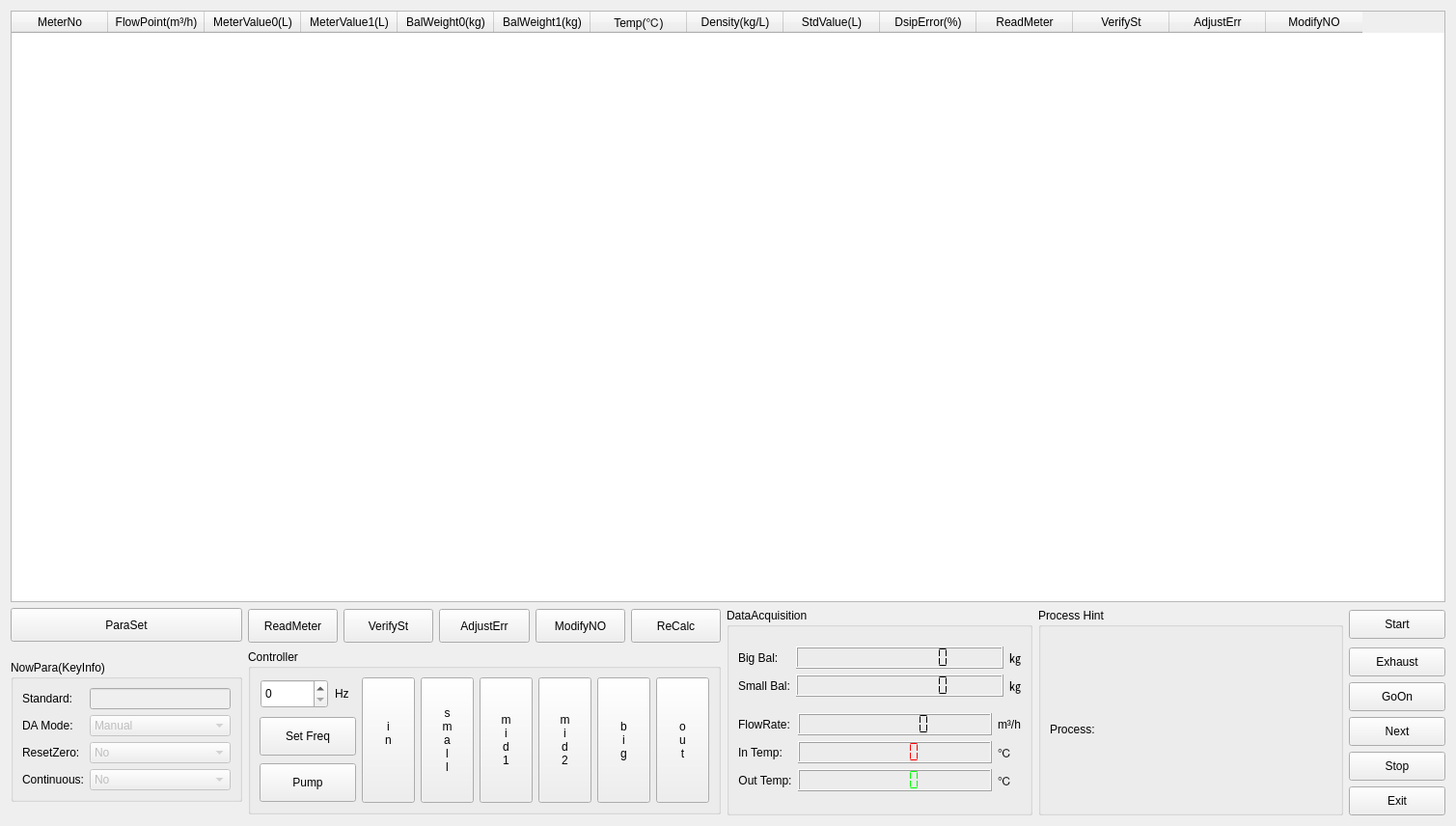
<?xml version="1.0" encoding="UTF-8"?>
<ui version="4.0">
 <class>FlowWeightClass</class>
 <widget class="QWidget" name="FlowWeightClass">
  <property name="geometry">
   <rect>
    <x>0</x>
    <y>0</y>
    <width>1509</width>
    <height>856</height>
   </rect>
  </property>
  <property name="windowTitle">
   <string>Flow Verify(Weight Method)</string>
  </property>
  <property name="windowIcon">
   <iconset>
    <normaloff>../gui/images/flowweight.png</normaloff>../gui/images/flowweight.png</iconset>
  </property>
  <layout class="QGridLayout" name="gridLayout_6">
   <item row="0" column="0" colspan="5">
    <widget class="QTableWidget" name="tableWidget">
     <property name="inputMethodHints">
      <set>Qt::ImhDigitsOnly|Qt::ImhFormattedNumbersOnly|Qt::ImhPreferNumbers</set>
     </property>
     <property name="editTriggers">
      <set>QAbstractItemView::CurrentChanged|QAbstractItemView::DoubleClicked|QAbstractItemView::EditKeyPressed</set>
     </property>
     <column>
      <property name="text">
       <string>MeterNo</string>
      </property>
     </column>
     <column>
      <property name="text">
       <string>FlowPoint(m³/h)</string>
      </property>
     </column>
     <column>
      <property name="text">
       <string>MeterValue0(L)</string>
      </property>
     </column>
     <column>
      <property name="text">
       <string>MeterValue1(L)</string>
      </property>
     </column>
     <column>
      <property name="text">
       <string>BalWeight0(kg)</string>
      </property>
     </column>
     <column>
      <property name="text">
       <string>BalWeight1(kg)</string>
      </property>
     </column>
     <column>
      <property name="text">
       <string>Temp(℃)</string>
      </property>
     </column>
     <column>
      <property name="text">
       <string>Density(kg/L)</string>
      </property>
     </column>
     <column>
      <property name="text">
       <string>StdValue(L)</string>
      </property>
     </column>
     <column>
      <property name="text">
       <string>DsipError(%)</string>
      </property>
      <property name="background">
       <color>
        <red>128</red>
        <green>0</green>
        <blue>0</blue>
       </color>
      </property>
     </column>
     <column>
      <property name="text">
       <string>ReadMeter</string>
      </property>
     </column>
     <column>
      <property name="text">
       <string>VerifySt</string>
      </property>
     </column>
     <column>
      <property name="text">
       <string>AdjustErr</string>
      </property>
     </column>
     <column>
      <property name="text">
       <string>ModifyNO</string>
      </property>
     </column>
    </widget>
   </item>
   <item row="1" column="0">
    <widget class="QPushButton" name="btnParaSet">
     <property name="sizePolicy">
      <sizepolicy hsizetype="Fixed" vsizetype="Fixed">
       <horstretch>0</horstretch>
       <verstretch>0</verstretch>
      </sizepolicy>
     </property>
     <property name="minimumSize">
      <size>
       <width>240</width>
       <height>35</height>
      </size>
     </property>
     <property name="maximumSize">
      <size>
       <width>240</width>
       <height>35</height>
      </size>
     </property>
     <property name="text">
      <string>ParaSet</string>
     </property>
    </widget>
   </item>
   <item row="1" column="1" rowspan="6">
    <layout class="QGridLayout" name="gridLayout_5">
     <item row="0" column="0">
      <layout class="QGridLayout" name="gridLayout_4">
       <item row="0" column="0">
        <widget class="QPushButton" name="btnAllReadMeter">
         <property name="sizePolicy">
          <sizepolicy hsizetype="Fixed" vsizetype="Fixed">
           <horstretch>0</horstretch>
           <verstretch>0</verstretch>
          </sizepolicy>
         </property>
         <property name="minimumSize">
          <size>
           <width>80</width>
           <height>35</height>
          </size>
         </property>
         <property name="maximumSize">
          <size>
           <width>110</width>
           <height>35</height>
          </size>
         </property>
         <property name="text">
          <string>ReadMeter</string>
         </property>
        </widget>
       </item>
       <item row="0" column="1">
        <widget class="QPushButton" name="btnAllVerifyStatus">
         <property name="sizePolicy">
          <sizepolicy hsizetype="Fixed" vsizetype="Fixed">
           <horstretch>0</horstretch>
           <verstretch>0</verstretch>
          </sizepolicy>
         </property>
         <property name="minimumSize">
          <size>
           <width>80</width>
           <height>35</height>
          </size>
         </property>
         <property name="maximumSize">
          <size>
           <width>110</width>
           <height>35</height>
          </size>
         </property>
         <property name="text">
          <string>VerifySt</string>
         </property>
        </widget>
       </item>
       <item row="0" column="2">
        <widget class="QPushButton" name="btnAllAdjError">
         <property name="sizePolicy">
          <sizepolicy hsizetype="Fixed" vsizetype="Fixed">
           <horstretch>0</horstretch>
           <verstretch>0</verstretch>
          </sizepolicy>
         </property>
         <property name="minimumSize">
          <size>
           <width>80</width>
           <height>35</height>
          </size>
         </property>
         <property name="maximumSize">
          <size>
           <width>110</width>
           <height>35</height>
          </size>
         </property>
         <property name="text">
          <string>AdjustErr</string>
         </property>
        </widget>
       </item>
       <item row="0" column="3">
        <widget class="QPushButton" name="btnAllModifyNO">
         <property name="sizePolicy">
          <sizepolicy hsizetype="Fixed" vsizetype="Fixed">
           <horstretch>0</horstretch>
           <verstretch>0</verstretch>
          </sizepolicy>
         </property>
         <property name="minimumSize">
          <size>
           <width>80</width>
           <height>35</height>
          </size>
         </property>
         <property name="maximumSize">
          <size>
           <width>110</width>
           <height>35</height>
          </size>
         </property>
         <property name="text">
          <string>ModifyNO</string>
         </property>
        </widget>
       </item>
       <item row="0" column="4">
        <widget class="QPushButton" name="btnReCalc">
         <property name="sizePolicy">
          <sizepolicy hsizetype="Fixed" vsizetype="Fixed">
           <horstretch>0</horstretch>
           <verstretch>0</verstretch>
          </sizepolicy>
         </property>
         <property name="minimumSize">
          <size>
           <width>80</width>
           <height>35</height>
          </size>
         </property>
         <property name="maximumSize">
          <size>
           <width>110</width>
           <height>35</height>
          </size>
         </property>
         <property name="text">
          <string>ReCalc</string>
         </property>
        </widget>
       </item>
      </layout>
     </item>
     <item row="1" column="0">
      <widget class="QGroupBox" name="groupBox_2">
       <property name="sizePolicy">
        <sizepolicy hsizetype="Fixed" vsizetype="Fixed">
         <horstretch>0</horstretch>
         <verstretch>0</verstretch>
        </sizepolicy>
       </property>
       <property name="title">
        <string>Controller</string>
       </property>
       <layout class="QGridLayout" name="gridLayout">
        <item row="0" column="0">
         <layout class="QHBoxLayout" name="horizontalLayout">
          <property name="sizeConstraint">
           <enum>QLayout::SetDefaultConstraint</enum>
          </property>
          <item>
           <widget class="QSpinBox" name="spinBoxFreq">
            <property name="sizePolicy">
             <sizepolicy hsizetype="Fixed" vsizetype="Fixed">
              <horstretch>0</horstretch>
              <verstretch>0</verstretch>
             </sizepolicy>
            </property>
            <property name="minimumSize">
             <size>
              <width>70</width>
              <height>30</height>
             </size>
            </property>
            <property name="maximumSize">
             <size>
              <width>70</width>
              <height>30</height>
             </size>
            </property>
           </widget>
          </item>
          <item>
           <widget class="QLabel" name="label_13">
            <property name="sizePolicy">
             <sizepolicy hsizetype="Fixed" vsizetype="Fixed">
              <horstretch>0</horstretch>
              <verstretch>0</verstretch>
             </sizepolicy>
            </property>
            <property name="minimumSize">
             <size>
              <width>20</width>
              <height>20</height>
             </size>
            </property>
            <property name="maximumSize">
             <size>
              <width>20</width>
              <height>20</height>
             </size>
            </property>
            <property name="text">
             <string>Hz</string>
            </property>
           </widget>
          </item>
         </layout>
        </item>
        <item row="0" column="1" rowspan="3">
         <widget class="QToolButton" name="btnWaterIn">
          <property name="sizePolicy">
           <sizepolicy hsizetype="Fixed" vsizetype="Fixed">
            <horstretch>0</horstretch>
            <verstretch>0</verstretch>
           </sizepolicy>
          </property>
          <property name="minimumSize">
           <size>
            <width>55</width>
            <height>130</height>
           </size>
          </property>
          <property name="maximumSize">
           <size>
            <width>60</width>
            <height>130</height>
           </size>
          </property>
          <property name="text">
           <string>i
n
</string>
          </property>
         </widget>
        </item>
        <item row="0" column="3" rowspan="3">
         <widget class="QToolButton" name="btnValveMiddle1">
          <property name="sizePolicy">
           <sizepolicy hsizetype="Expanding" vsizetype="Preferred">
            <horstretch>0</horstretch>
            <verstretch>0</verstretch>
           </sizepolicy>
          </property>
          <property name="minimumSize">
           <size>
            <width>55</width>
            <height>130</height>
           </size>
          </property>
          <property name="maximumSize">
           <size>
            <width>60</width>
            <height>130</height>
           </size>
          </property>
          <property name="text">
           <string>m
i
d
1</string>
          </property>
         </widget>
        </item>
        <item row="0" column="2" rowspan="3">
         <widget class="QToolButton" name="btnValveSmall">
          <property name="sizePolicy">
           <sizepolicy hsizetype="Expanding" vsizetype="Preferred">
            <horstretch>0</horstretch>
            <verstretch>0</verstretch>
           </sizepolicy>
          </property>
          <property name="minimumSize">
           <size>
            <width>55</width>
            <height>130</height>
           </size>
          </property>
          <property name="maximumSize">
           <size>
            <width>60</width>
            <height>130</height>
           </size>
          </property>
          <property name="text">
           <string>s
m
a
l
l</string>
          </property>
         </widget>
        </item>
        <item row="0" column="4" rowspan="3">
         <widget class="QToolButton" name="btnValveMiddle2">
          <property name="sizePolicy">
           <sizepolicy hsizetype="Expanding" vsizetype="Preferred">
            <horstretch>0</horstretch>
            <verstretch>0</verstretch>
           </sizepolicy>
          </property>
          <property name="minimumSize">
           <size>
            <width>55</width>
            <height>130</height>
           </size>
          </property>
          <property name="maximumSize">
           <size>
            <width>60</width>
            <height>130</height>
           </size>
          </property>
          <property name="text">
           <string>m
i
d
2</string>
          </property>
         </widget>
        </item>
        <item row="1" column="0">
         <widget class="QToolButton" name="btnSetFreq">
          <property name="sizePolicy">
           <sizepolicy hsizetype="Fixed" vsizetype="Fixed">
            <horstretch>0</horstretch>
            <verstretch>0</verstretch>
           </sizepolicy>
          </property>
          <property name="minimumSize">
           <size>
            <width>100</width>
            <height>40</height>
           </size>
          </property>
          <property name="maximumSize">
           <size>
            <width>100</width>
            <height>40</height>
           </size>
          </property>
          <property name="text">
           <string>Set Freq</string>
          </property>
         </widget>
        </item>
        <item row="0" column="6" rowspan="3">
         <widget class="QToolButton" name="btnWaterOut">
          <property name="sizePolicy">
           <sizepolicy hsizetype="Expanding" vsizetype="Preferred">
            <horstretch>0</horstretch>
            <verstretch>0</verstretch>
           </sizepolicy>
          </property>
          <property name="minimumSize">
           <size>
            <width>55</width>
            <height>130</height>
           </size>
          </property>
          <property name="maximumSize">
           <size>
            <width>60</width>
            <height>130</height>
           </size>
          </property>
          <property name="text">
           <string>o
u
t</string>
          </property>
         </widget>
        </item>
        <item row="0" column="5" rowspan="3">
         <widget class="QToolButton" name="btnValveBig">
          <property name="sizePolicy">
           <sizepolicy hsizetype="Expanding" vsizetype="Preferred">
            <horstretch>0</horstretch>
            <verstretch>0</verstretch>
           </sizepolicy>
          </property>
          <property name="minimumSize">
           <size>
            <width>55</width>
            <height>130</height>
           </size>
          </property>
          <property name="maximumSize">
           <size>
            <width>60</width>
            <height>130</height>
           </size>
          </property>
          <property name="text">
           <string>b
i
g</string>
          </property>
         </widget>
        </item>
        <item row="2" column="0">
         <widget class="QToolButton" name="btnWaterPump">
          <property name="sizePolicy">
           <sizepolicy hsizetype="Fixed" vsizetype="Fixed">
            <horstretch>0</horstretch>
            <verstretch>0</verstretch>
           </sizepolicy>
          </property>
          <property name="minimumSize">
           <size>
            <width>100</width>
            <height>40</height>
           </size>
          </property>
          <property name="maximumSize">
           <size>
            <width>100</width>
            <height>40</height>
           </size>
          </property>
          <property name="text">
           <string>Pump</string>
          </property>
         </widget>
        </item>
       </layout>
      </widget>
     </item>
    </layout>
   </item>
   <item row="1" column="2" rowspan="6">
    <widget class="QGroupBox" name="groupBox_4">
     <property name="title">
      <string>DataAcquisition</string>
     </property>
     <layout class="QGridLayout" name="gridLayout_10">
      <item row="0" column="0">
       <layout class="QGridLayout" name="gridLayout_2">
        <item row="0" column="0">
         <widget class="QLabel" name="label_9">
          <property name="sizePolicy">
           <sizepolicy hsizetype="Fixed" vsizetype="Preferred">
            <horstretch>0</horstretch>
            <verstretch>0</verstretch>
           </sizepolicy>
          </property>
          <property name="text">
           <string>Big Bal:</string>
          </property>
         </widget>
        </item>
        <item row="0" column="1">
         <widget class="QLCDNumber" name="lcdBigBalance">
          <property name="sizePolicy">
           <sizepolicy hsizetype="Preferred" vsizetype="Fixed">
            <horstretch>0</horstretch>
            <verstretch>0</verstretch>
           </sizepolicy>
          </property>
          <property name="numDigits">
           <number>10</number>
          </property>
          <property name="segmentStyle">
           <enum>QLCDNumber::Flat</enum>
          </property>
         </widget>
        </item>
        <item row="0" column="2">
         <widget class="QLabel" name="label_11">
          <property name="sizePolicy">
           <sizepolicy hsizetype="Fixed" vsizetype="Preferred">
            <horstretch>0</horstretch>
            <verstretch>0</verstretch>
           </sizepolicy>
          </property>
          <property name="text">
           <string>㎏</string>
          </property>
         </widget>
        </item>
        <item row="1" column="0">
         <widget class="QLabel" name="label_10">
          <property name="sizePolicy">
           <sizepolicy hsizetype="Fixed" vsizetype="Preferred">
            <horstretch>0</horstretch>
            <verstretch>0</verstretch>
           </sizepolicy>
          </property>
          <property name="text">
           <string>Small Bal:</string>
          </property>
         </widget>
        </item>
        <item row="1" column="1">
         <widget class="QLCDNumber" name="lcdSmallBalance">
          <property name="sizePolicy">
           <sizepolicy hsizetype="Preferred" vsizetype="Fixed">
            <horstretch>0</horstretch>
            <verstretch>0</verstretch>
           </sizepolicy>
          </property>
          <property name="numDigits">
           <number>10</number>
          </property>
          <property name="segmentStyle">
           <enum>QLCDNumber::Flat</enum>
          </property>
         </widget>
        </item>
        <item row="1" column="2">
         <widget class="QLabel" name="label_12">
          <property name="sizePolicy">
           <sizepolicy hsizetype="Fixed" vsizetype="Preferred">
            <horstretch>0</horstretch>
            <verstretch>0</verstretch>
           </sizepolicy>
          </property>
          <property name="text">
           <string>㎏</string>
          </property>
         </widget>
        </item>
       </layout>
      </item>
      <item row="1" column="0">
       <layout class="QGridLayout" name="gridLayout_8">
        <item row="0" column="0">
         <widget class="QLabel" name="label_3">
          <property name="sizePolicy">
           <sizepolicy hsizetype="Fixed" vsizetype="Preferred">
            <horstretch>0</horstretch>
            <verstretch>0</verstretch>
           </sizepolicy>
          </property>
          <property name="text">
           <string>FlowRate:</string>
          </property>
          <property name="alignment">
           <set>Qt::AlignCenter</set>
          </property>
         </widget>
        </item>
        <item row="0" column="1">
         <widget class="QLCDNumber" name="lcdFlowRate">
          <property name="sizePolicy">
           <sizepolicy hsizetype="Preferred" vsizetype="Fixed">
            <horstretch>0</horstretch>
            <verstretch>0</verstretch>
           </sizepolicy>
          </property>
          <property name="numDigits">
           <number>7</number>
          </property>
          <property name="segmentStyle">
           <enum>QLCDNumber::Flat</enum>
          </property>
         </widget>
        </item>
        <item row="0" column="2">
         <widget class="QLabel" name="label_6">
          <property name="sizePolicy">
           <sizepolicy hsizetype="Fixed" vsizetype="Preferred">
            <horstretch>0</horstretch>
            <verstretch>0</verstretch>
           </sizepolicy>
          </property>
          <property name="text">
           <string>m³/h</string>
          </property>
         </widget>
        </item>
        <item row="1" column="0">
         <widget class="QLabel" name="label_4">
          <property name="sizePolicy">
           <sizepolicy hsizetype="Fixed" vsizetype="Preferred">
            <horstretch>0</horstretch>
            <verstretch>0</verstretch>
           </sizepolicy>
          </property>
          <property name="text">
           <string>In Temp:</string>
          </property>
          <property name="alignment">
           <set>Qt::AlignCenter</set>
          </property>
         </widget>
        </item>
        <item row="1" column="1">
         <widget class="QLCDNumber" name="lcdInTemper">
          <property name="sizePolicy">
           <sizepolicy hsizetype="Preferred" vsizetype="Fixed">
            <horstretch>0</horstretch>
            <verstretch>0</verstretch>
           </sizepolicy>
          </property>
          <property name="palette">
           <palette>
            <active>
             <colorrole role="WindowText">
              <brush brushstyle="SolidPattern">
               <color alpha="255">
                <red>255</red>
                <green>0</green>
                <blue>0</blue>
               </color>
              </brush>
             </colorrole>
             <colorrole role="Button">
              <brush brushstyle="SolidPattern">
               <color alpha="255">
                <red>100</red>
                <green>10</green>
                <blue>0</blue>
               </color>
              </brush>
             </colorrole>
             <colorrole role="Base">
              <brush brushstyle="SolidPattern">
               <color alpha="255">
                <red>100</red>
                <green>10</green>
                <blue>0</blue>
               </color>
              </brush>
             </colorrole>
             <colorrole role="Window">
              <brush brushstyle="SolidPattern">
               <color alpha="255">
                <red>100</red>
                <green>10</green>
                <blue>0</blue>
               </color>
              </brush>
             </colorrole>
            </active>
            <inactive>
             <colorrole role="WindowText">
              <brush brushstyle="SolidPattern">
               <color alpha="255">
                <red>255</red>
                <green>0</green>
                <blue>0</blue>
               </color>
              </brush>
             </colorrole>
             <colorrole role="Button">
              <brush brushstyle="SolidPattern">
               <color alpha="255">
                <red>100</red>
                <green>10</green>
                <blue>0</blue>
               </color>
              </brush>
             </colorrole>
             <colorrole role="Base">
              <brush brushstyle="SolidPattern">
               <color alpha="255">
                <red>100</red>
                <green>10</green>
                <blue>0</blue>
               </color>
              </brush>
             </colorrole>
             <colorrole role="Window">
              <brush brushstyle="SolidPattern">
               <color alpha="255">
                <red>100</red>
                <green>10</green>
                <blue>0</blue>
               </color>
              </brush>
             </colorrole>
            </inactive>
            <disabled>
             <colorrole role="WindowText">
              <brush brushstyle="SolidPattern">
               <color alpha="255">
                <red>120</red>
                <green>120</green>
                <blue>120</blue>
               </color>
              </brush>
             </colorrole>
             <colorrole role="Button">
              <brush brushstyle="SolidPattern">
               <color alpha="255">
                <red>100</red>
                <green>10</green>
                <blue>0</blue>
               </color>
              </brush>
             </colorrole>
             <colorrole role="Base">
              <brush brushstyle="SolidPattern">
               <color alpha="255">
                <red>100</red>
                <green>10</green>
                <blue>0</blue>
               </color>
              </brush>
             </colorrole>
             <colorrole role="Window">
              <brush brushstyle="SolidPattern">
               <color alpha="255">
                <red>100</red>
                <green>10</green>
                <blue>0</blue>
               </color>
              </brush>
             </colorrole>
            </disabled>
           </palette>
          </property>
          <property name="numDigits">
           <number>5</number>
          </property>
          <property name="segmentStyle">
           <enum>QLCDNumber::Flat</enum>
          </property>
         </widget>
        </item>
        <item row="1" column="2">
         <widget class="QLabel" name="label_7">
          <property name="sizePolicy">
           <sizepolicy hsizetype="Fixed" vsizetype="Preferred">
            <horstretch>0</horstretch>
            <verstretch>0</verstretch>
           </sizepolicy>
          </property>
          <property name="text">
           <string>℃</string>
          </property>
         </widget>
        </item>
        <item row="2" column="0">
         <widget class="QLabel" name="label_5">
          <property name="sizePolicy">
           <sizepolicy hsizetype="Fixed" vsizetype="Preferred">
            <horstretch>0</horstretch>
            <verstretch>0</verstretch>
           </sizepolicy>
          </property>
          <property name="text">
           <string>Out Temp:</string>
          </property>
          <property name="alignment">
           <set>Qt::AlignCenter</set>
          </property>
         </widget>
        </item>
        <item row="2" column="1">
         <widget class="QLCDNumber" name="lcdOutTemper">
          <property name="sizePolicy">
           <sizepolicy hsizetype="Preferred" vsizetype="Fixed">
            <horstretch>0</horstretch>
            <verstretch>0</verstretch>
           </sizepolicy>
          </property>
          <property name="palette">
           <palette>
            <active>
             <colorrole role="WindowText">
              <brush brushstyle="SolidPattern">
               <color alpha="255">
                <red>0</red>
                <green>255</green>
                <blue>0</blue>
               </color>
              </brush>
             </colorrole>
             <colorrole role="Button">
              <brush brushstyle="SolidPattern">
               <color alpha="255">
                <red>100</red>
                <green>10</green>
                <blue>0</blue>
               </color>
              </brush>
             </colorrole>
             <colorrole role="Base">
              <brush brushstyle="SolidPattern">
               <color alpha="255">
                <red>100</red>
                <green>10</green>
                <blue>0</blue>
               </color>
              </brush>
             </colorrole>
             <colorrole role="Window">
              <brush brushstyle="SolidPattern">
               <color alpha="255">
                <red>100</red>
                <green>10</green>
                <blue>0</blue>
               </color>
              </brush>
             </colorrole>
            </active>
            <inactive>
             <colorrole role="WindowText">
              <brush brushstyle="SolidPattern">
               <color alpha="255">
                <red>0</red>
                <green>255</green>
                <blue>0</blue>
               </color>
              </brush>
             </colorrole>
             <colorrole role="Button">
              <brush brushstyle="SolidPattern">
               <color alpha="255">
                <red>100</red>
                <green>10</green>
                <blue>0</blue>
               </color>
              </brush>
             </colorrole>
             <colorrole role="Base">
              <brush brushstyle="SolidPattern">
               <color alpha="255">
                <red>100</red>
                <green>10</green>
                <blue>0</blue>
               </color>
              </brush>
             </colorrole>
             <colorrole role="Window">
              <brush brushstyle="SolidPattern">
               <color alpha="255">
                <red>100</red>
                <green>10</green>
                <blue>0</blue>
               </color>
              </brush>
             </colorrole>
            </inactive>
            <disabled>
             <colorrole role="WindowText">
              <brush brushstyle="SolidPattern">
               <color alpha="255">
                <red>120</red>
                <green>120</green>
                <blue>120</blue>
               </color>
              </brush>
             </colorrole>
             <colorrole role="Button">
              <brush brushstyle="SolidPattern">
               <color alpha="255">
                <red>100</red>
                <green>10</green>
                <blue>0</blue>
               </color>
              </brush>
             </colorrole>
             <colorrole role="Base">
              <brush brushstyle="SolidPattern">
               <color alpha="255">
                <red>100</red>
                <green>10</green>
                <blue>0</blue>
               </color>
              </brush>
             </colorrole>
             <colorrole role="Window">
              <brush brushstyle="SolidPattern">
               <color alpha="255">
                <red>100</red>
                <green>10</green>
                <blue>0</blue>
               </color>
              </brush>
             </colorrole>
            </disabled>
           </palette>
          </property>
          <property name="smallDecimalPoint">
           <bool>false</bool>
          </property>
          <property name="segmentStyle">
           <enum>QLCDNumber::Flat</enum>
          </property>
         </widget>
        </item>
        <item row="2" column="2">
         <widget class="QLabel" name="label_8">
          <property name="sizePolicy">
           <sizepolicy hsizetype="Fixed" vsizetype="Preferred">
            <horstretch>0</horstretch>
            <verstretch>0</verstretch>
           </sizepolicy>
          </property>
          <property name="text">
           <string>℃</string>
          </property>
         </widget>
        </item>
       </layout>
      </item>
     </layout>
    </widget>
   </item>
   <item row="1" column="3" rowspan="6">
    <widget class="QGroupBox" name="groupBox_3">
     <property name="sizePolicy">
      <sizepolicy hsizetype="Preferred" vsizetype="Preferred">
       <horstretch>0</horstretch>
       <verstretch>0</verstretch>
      </sizepolicy>
     </property>
     <property name="title">
      <string>Process Hint</string>
     </property>
     <layout class="QGridLayout" name="gridLayout_9">
      <item row="0" column="0">
       <layout class="QGridLayout" name="gridLayout_7">
        <item row="0" column="0">
         <widget class="QLabel" name="label">
          <property name="sizePolicy">
           <sizepolicy hsizetype="Fixed" vsizetype="Preferred">
            <horstretch>0</horstretch>
            <verstretch>0</verstretch>
           </sizepolicy>
          </property>
          <property name="text">
           <string/>
          </property>
          <property name="alignment">
           <set>Qt::AlignLeading|Qt::AlignLeft|Qt::AlignTop</set>
          </property>
         </widget>
        </item>
        <item row="0" column="1">
         <widget class="QLabel" name="labelHintPoint">
          <property name="sizePolicy">
           <sizepolicy hsizetype="Preferred" vsizetype="Preferred">
            <horstretch>0</horstretch>
            <verstretch>0</verstretch>
           </sizepolicy>
          </property>
          <property name="text">
           <string/>
          </property>
          <property name="alignment">
           <set>Qt::AlignLeading|Qt::AlignLeft|Qt::AlignTop</set>
          </property>
          <property name="wordWrap">
           <bool>true</bool>
          </property>
         </widget>
        </item>
        <item row="1" column="0">
         <widget class="QLabel" name="label_2">
          <property name="sizePolicy">
           <sizepolicy hsizetype="Fixed" vsizetype="Preferred">
            <horstretch>0</horstretch>
            <verstretch>0</verstretch>
           </sizepolicy>
          </property>
          <property name="text">
           <string>Process:</string>
          </property>
          <property name="alignment">
           <set>Qt::AlignLeading|Qt::AlignLeft|Qt::AlignTop</set>
          </property>
         </widget>
        </item>
        <item row="1" column="1">
         <widget class="QLabel" name="labelHintProcess">
          <property name="sizePolicy">
           <sizepolicy hsizetype="Preferred" vsizetype="Preferred">
            <horstretch>0</horstretch>
            <verstretch>0</verstretch>
           </sizepolicy>
          </property>
          <property name="text">
           <string/>
          </property>
          <property name="alignment">
           <set>Qt::AlignLeading|Qt::AlignLeft|Qt::AlignTop</set>
          </property>
          <property name="wordWrap">
           <bool>true</bool>
          </property>
         </widget>
        </item>
       </layout>
      </item>
     </layout>
    </widget>
   </item>
   <item row="1" column="4">
    <widget class="QPushButton" name="btnStart">
     <property name="sizePolicy">
      <sizepolicy hsizetype="Fixed" vsizetype="Fixed">
       <horstretch>0</horstretch>
       <verstretch>0</verstretch>
      </sizepolicy>
     </property>
     <property name="minimumSize">
      <size>
       <width>100</width>
       <height>30</height>
      </size>
     </property>
     <property name="maximumSize">
      <size>
       <width>100</width>
       <height>30</height>
      </size>
     </property>
     <property name="text">
      <string>Start</string>
     </property>
    </widget>
   </item>
   <item row="2" column="0" rowspan="5">
    <widget class="QGroupBox" name="groupBox">
     <property name="sizePolicy">
      <sizepolicy hsizetype="Fixed" vsizetype="Fixed">
       <horstretch>0</horstretch>
       <verstretch>0</verstretch>
      </sizepolicy>
     </property>
     <property name="minimumSize">
      <size>
       <width>240</width>
       <height>0</height>
      </size>
     </property>
     <property name="maximumSize">
      <size>
       <width>240</width>
       <height>16777215</height>
      </size>
     </property>
     <property name="title">
      <string>NowPara(KeyInfo)</string>
     </property>
     <layout class="QGridLayout" name="gridLayout_3">
      <item row="0" column="0">
       <widget class="QLabel" name="labelStandard">
        <property name="sizePolicy">
         <sizepolicy hsizetype="Fixed" vsizetype="Preferred">
          <horstretch>0</horstretch>
          <verstretch>0</verstretch>
         </sizepolicy>
        </property>
        <property name="text">
         <string>Standard:</string>
        </property>
       </widget>
      </item>
      <item row="0" column="1">
       <widget class="QLineEdit" name="lnEditStandard">
        <property name="enabled">
         <bool>false</bool>
        </property>
        <property name="sizePolicy">
         <sizepolicy hsizetype="Preferred" vsizetype="Fixed">
          <horstretch>0</horstretch>
          <verstretch>0</verstretch>
         </sizepolicy>
        </property>
       </widget>
      </item>
      <item row="1" column="0">
       <widget class="QLabel" name="label_14">
        <property name="sizePolicy">
         <sizepolicy hsizetype="Fixed" vsizetype="Preferred">
          <horstretch>0</horstretch>
          <verstretch>0</verstretch>
         </sizepolicy>
        </property>
        <property name="text">
         <string>DA Mode:</string>
        </property>
       </widget>
      </item>
      <item row="1" column="1">
       <widget class="QComboBox" name="cmbAutoPick">
        <property name="enabled">
         <bool>false</bool>
        </property>
        <property name="sizePolicy">
         <sizepolicy hsizetype="Preferred" vsizetype="Fixed">
          <horstretch>0</horstretch>
          <verstretch>0</verstretch>
         </sizepolicy>
        </property>
        <item>
         <property name="text">
          <string>Manual</string>
         </property>
        </item>
        <item>
         <property name="text">
          <string>Auto</string>
         </property>
        </item>
       </widget>
      </item>
      <item row="2" column="0">
       <widget class="QLabel" name="label_16">
        <property name="sizePolicy">
         <sizepolicy hsizetype="Fixed" vsizetype="Preferred">
          <horstretch>0</horstretch>
          <verstretch>0</verstretch>
         </sizepolicy>
        </property>
        <property name="text">
         <string>ResetZero:</string>
        </property>
       </widget>
      </item>
      <item row="2" column="1">
       <widget class="QComboBox" name="cmbResetZero">
        <property name="enabled">
         <bool>false</bool>
        </property>
        <property name="sizePolicy">
         <sizepolicy hsizetype="Preferred" vsizetype="Fixed">
          <horstretch>0</horstretch>
          <verstretch>0</verstretch>
         </sizepolicy>
        </property>
        <item>
         <property name="text">
          <string>No</string>
         </property>
        </item>
        <item>
         <property name="text">
          <string>Yes</string>
         </property>
        </item>
       </widget>
      </item>
      <item row="3" column="0">
       <widget class="QLabel" name="label_15">
        <property name="sizePolicy">
         <sizepolicy hsizetype="Fixed" vsizetype="Preferred">
          <horstretch>0</horstretch>
          <verstretch>0</verstretch>
         </sizepolicy>
        </property>
        <property name="text">
         <string>Continuous:</string>
        </property>
       </widget>
      </item>
      <item row="3" column="1">
       <widget class="QComboBox" name="cmbContinue">
        <property name="enabled">
         <bool>false</bool>
        </property>
        <property name="sizePolicy">
         <sizepolicy hsizetype="Preferred" vsizetype="Fixed">
          <horstretch>0</horstretch>
          <verstretch>0</verstretch>
         </sizepolicy>
        </property>
        <item>
         <property name="text">
          <string>No</string>
         </property>
        </item>
        <item>
         <property name="text">
          <string>Yes</string>
         </property>
        </item>
       </widget>
      </item>
     </layout>
    </widget>
   </item>
   <item row="2" column="4">
    <widget class="QPushButton" name="btnExhaust">
     <property name="sizePolicy">
      <sizepolicy hsizetype="Fixed" vsizetype="Fixed">
       <horstretch>0</horstretch>
       <verstretch>0</verstretch>
      </sizepolicy>
     </property>
     <property name="minimumSize">
      <size>
       <width>100</width>
       <height>30</height>
      </size>
     </property>
     <property name="maximumSize">
      <size>
       <width>100</width>
       <height>30</height>
      </size>
     </property>
     <property name="text">
      <string>Exhaust</string>
     </property>
    </widget>
   </item>
   <item row="3" column="4">
    <widget class="QPushButton" name="btnGoOn">
     <property name="sizePolicy">
      <sizepolicy hsizetype="Fixed" vsizetype="Fixed">
       <horstretch>0</horstretch>
       <verstretch>0</verstretch>
      </sizepolicy>
     </property>
     <property name="minimumSize">
      <size>
       <width>100</width>
       <height>30</height>
      </size>
     </property>
     <property name="maximumSize">
      <size>
       <width>100</width>
       <height>30</height>
      </size>
     </property>
     <property name="text">
      <string>GoOn</string>
     </property>
    </widget>
   </item>
   <item row="4" column="4">
    <widget class="QPushButton" name="btnNext">
     <property name="sizePolicy">
      <sizepolicy hsizetype="Fixed" vsizetype="Fixed">
       <horstretch>0</horstretch>
       <verstretch>0</verstretch>
      </sizepolicy>
     </property>
     <property name="minimumSize">
      <size>
       <width>100</width>
       <height>30</height>
      </size>
     </property>
     <property name="maximumSize">
      <size>
       <width>100</width>
       <height>30</height>
      </size>
     </property>
     <property name="text">
      <string>Next</string>
     </property>
    </widget>
   </item>
   <item row="5" column="4">
    <widget class="QPushButton" name="btnStop">
     <property name="sizePolicy">
      <sizepolicy hsizetype="Fixed" vsizetype="Fixed">
       <horstretch>0</horstretch>
       <verstretch>0</verstretch>
      </sizepolicy>
     </property>
     <property name="minimumSize">
      <size>
       <width>100</width>
       <height>30</height>
      </size>
     </property>
     <property name="maximumSize">
      <size>
       <width>100</width>
       <height>30</height>
      </size>
     </property>
     <property name="text">
      <string>Stop</string>
     </property>
    </widget>
   </item>
   <item row="6" column="4">
    <widget class="QPushButton" name="btnExit">
     <property name="sizePolicy">
      <sizepolicy hsizetype="Fixed" vsizetype="Fixed">
       <horstretch>0</horstretch>
       <verstretch>0</verstretch>
      </sizepolicy>
     </property>
     <property name="minimumSize">
      <size>
       <width>100</width>
       <height>30</height>
      </size>
     </property>
     <property name="maximumSize">
      <size>
       <width>100</width>
       <height>30</height>
      </size>
     </property>
     <property name="text">
      <string>Exit</string>
     </property>
    </widget>
   </item>
  </layout>
 </widget>
 <resources/>
 <connections/>
</ui>
